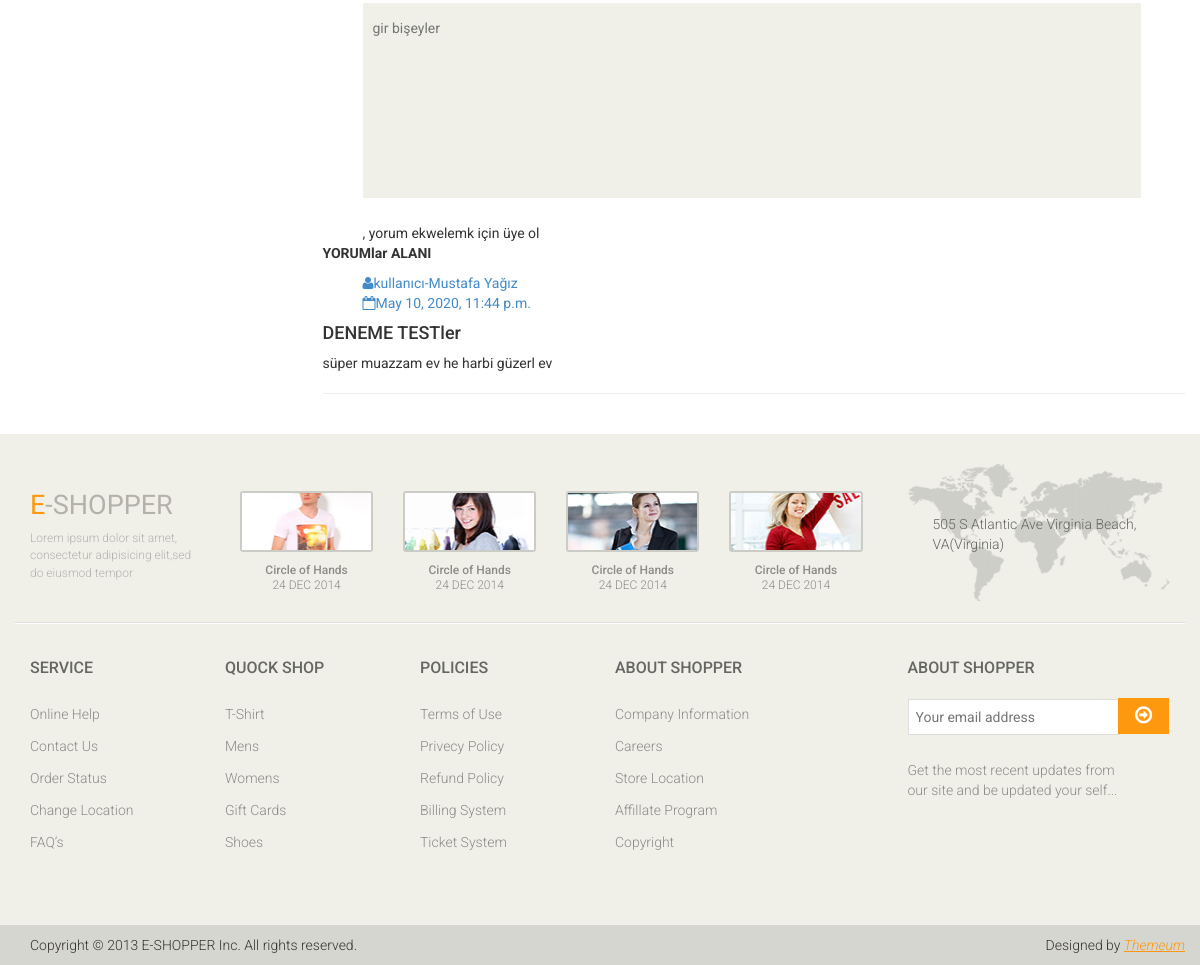
The page /product/11/daire-ev/ (lower part) on the database as committed earlier.
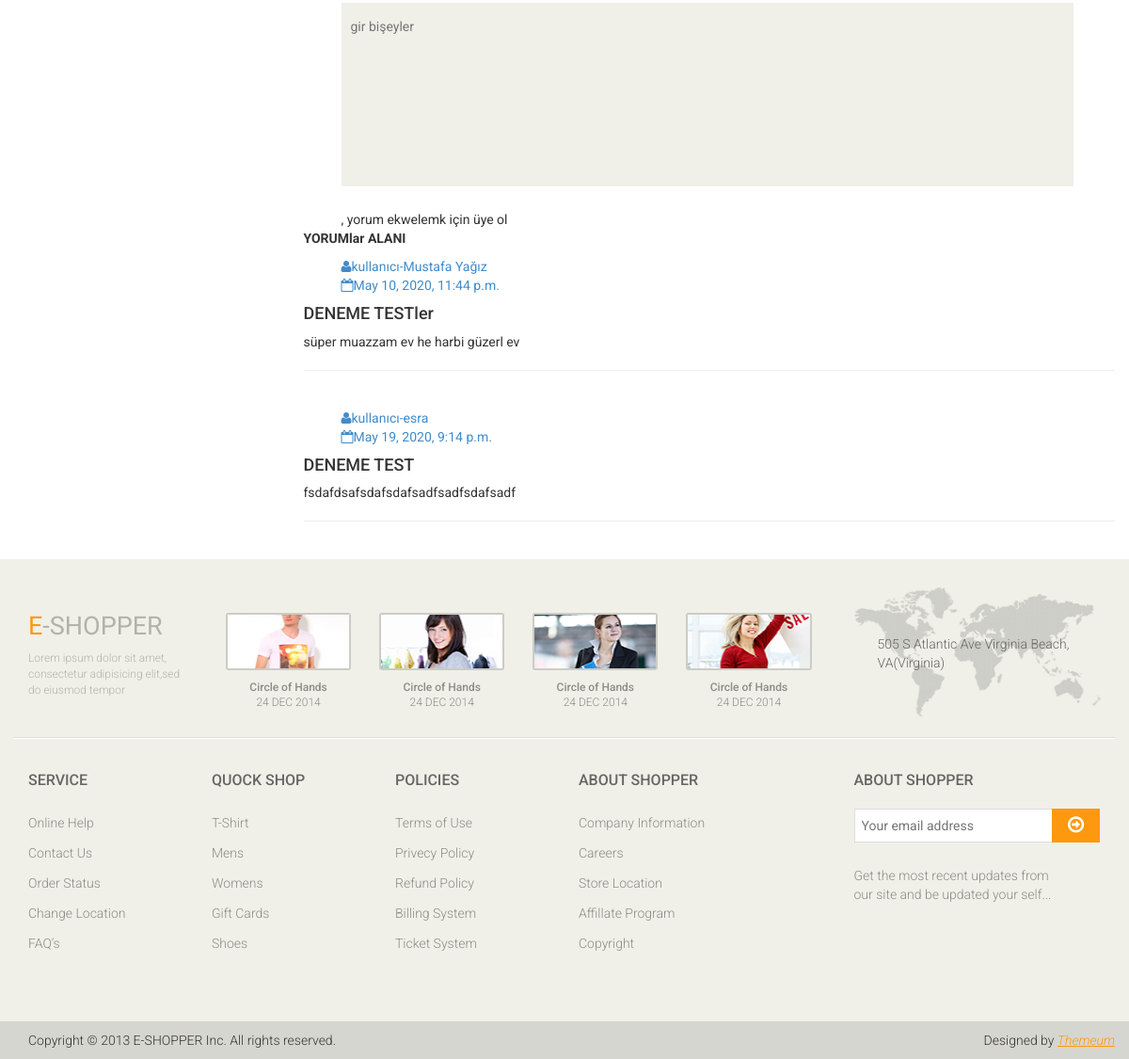
The same page on the database as committed later.
### product/models.py (models this page shows, shortened)
class Comment(models.Model):
    STATUS = (
        ('New', 'Yeni'),
        ('True', 'Evet'),
        ('False', 'Hayır'),
    )
    product = models.ForeignKey(Product, on_delete=models.CASCADE)
    user = models.ForeignKey(User, on_delete=models.CASCADE)
    subject = models.CharField(max_length=50, blank=True)
    comment = models.TextField(max_length=200, blank=True)
    status = models.CharField(max_length=10, choices=STATUS,default='New')
    ip = models.CharField(max_length=20, blank=True)
    create_at = models.DateTimeField(auto_now_add=True)
    update_at = models.DateTimeField(auto_now=True)

### home/views.py (the view)
# urls.py: path('product/<int:id>/<slug:slug>/', views.product_detail, name='product_detail'),
def product_detail(request,id,slug):
    category = Category.objects.all()
    product = Product.objects.get(pk=id)
    images = Images.objects.filter(product_id=id)
    comments = Comment.objects.filter(product_id=id, status='True')
    context = {'product': product,
               'category': category,
               'images': images,
               'comments': comments,
               }
    return render(request,'product_detail.html',context)

### home/templates/product_detail.html (shortened to what this page needs)
{% extends "homebase.html" %}
{% block maincontent %}
<div class="container">
			<div class="row">
										{% load mptt_tags %}
{% load static %}
				<div class="col-sm-9 padding-right">
					<div class="tab-pane fade active in" id="reviews" >
								<div class="col-sm-12">
									<form action="/product/addcomment/{{ product.id }}" method="post">
										<textarea class="input" id="id_comment" name="comment" placeholder="gir bişeyler" ></textarea>
										{% if user.id is not None %}
										<button class="primary-btn">
											send commnet lan
										</button>
										{% else %},
										yorum ekwelemk için üye ol
										{% endif %}
									</form>
								</div>
							</div>
					<p><b>YORUMlar ALANI</b></p>
					{% for rs in comments %}
                                <div>
                                    <ul>
                                        <li><a href=""><i class="fa fa-user"></i>kullanıcı-{{rs.user.first_name}}</a></li>
                                        <li><a href=""><i class="fa fa-calendar-o"></i>{{ rs.create_at }}</a></li>
                                    </ul>
                                    <div>
                                        <h4>{{ rs.subject }}</h4>
                                        <p>{{ rs.comment | safe}}</p>
                                    </div>
                                    <hr>
                                </div>
                                <br>
                            {% endfor %}
				</div>
			</div>
</div>
{% endblock %}

Rows that differ between the two databases and show on the page:
added Comment: user.first_name "esra", create_at "May 19, 2020, 9:14 p.m.", subject "DENEME TEST", comment "fsdafdsafsdafsdafsadfsadfsdafsadf"
